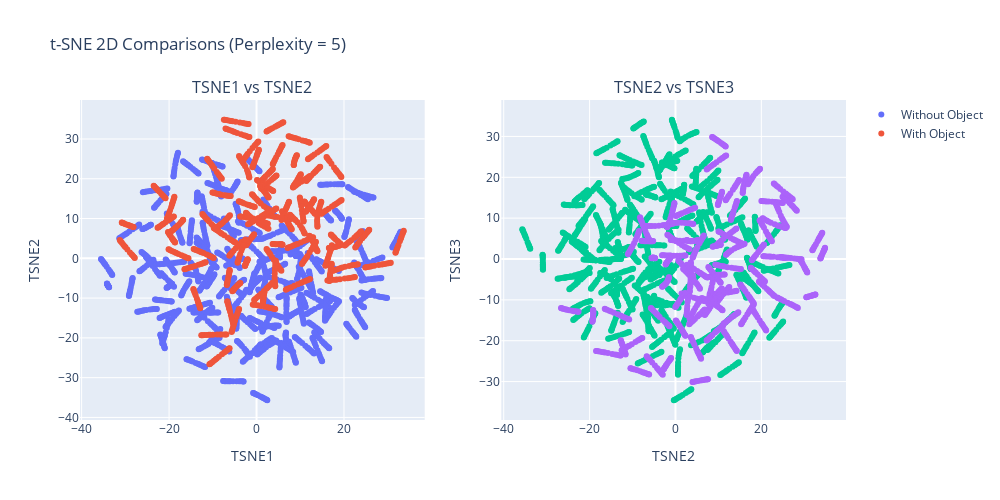
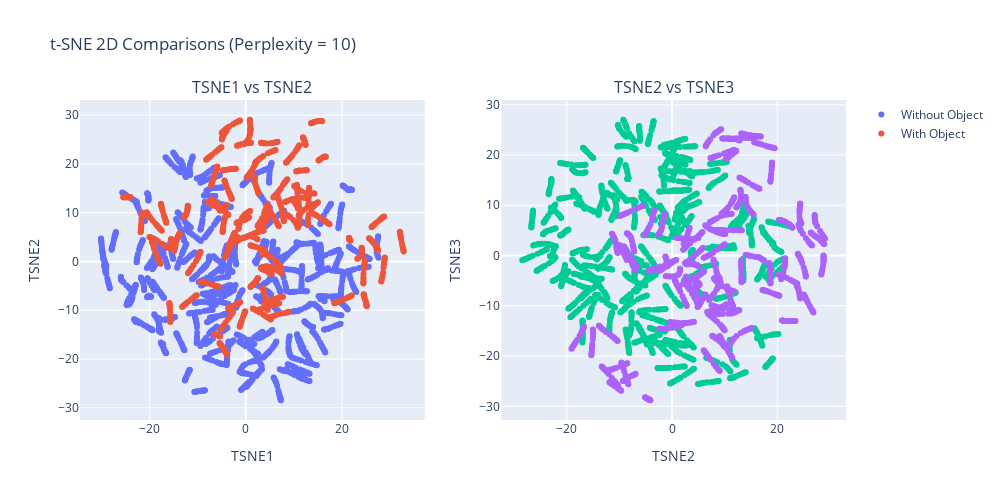
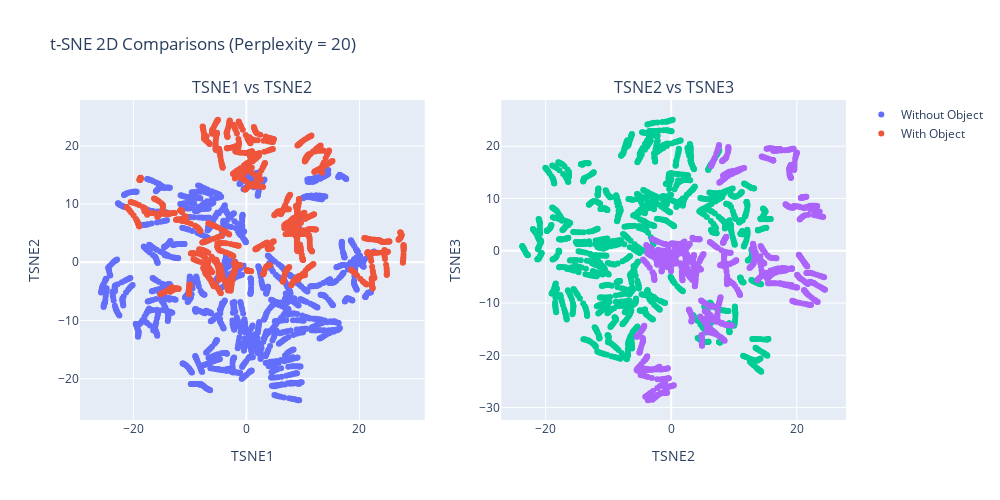
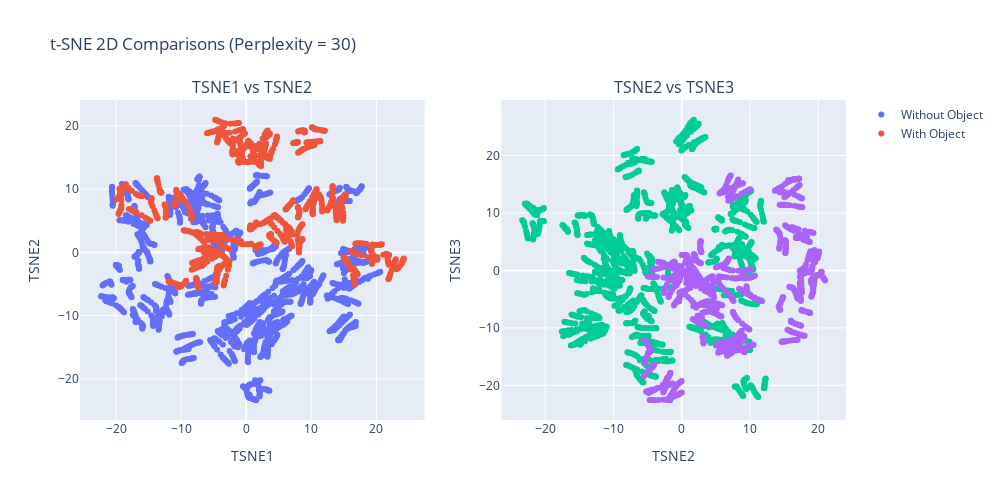

These figures' notebook cell, in order:
### Code cell
from sklearn.manifold import TSNE
from plotly.subplots import make_subplots
import plotly.graph_objects as go
import pandas as pd

# Define perplexity values to iterate over
perplexity_values = [5, 10, 20, 30, 40, 50]

for perplexity in perplexity_values:
    print(f"Running t-SNE with perplexity={perplexity}...")

    # Run t-SNE
    tsne = TSNE(n_components=3, perplexity=perplexity, random_state=42)
    tsne_components = tsne.fit_transform(data_var)

    # Create DataFrame from results
    tsne_df = pd.DataFrame(data=tsne_components, columns=['TSNE1', 'TSNE2', 'TSNE3'])
    finalDf_tsne = pd.concat([tsne_df, lab], axis=1)

    # Create subplot
    fig = make_subplots(rows=1, cols=2, subplot_titles=("TSNE1 vs TSNE2", "TSNE2 vs TSNE3"))

    # TSNE1 vs TSNE2
    for target in finalDf_tsne['Target'].unique():
        mask = finalDf_tsne['Target'] == target
        fig.add_trace(
            go.Scatter(
                x=finalDf_tsne.loc[mask, 'TSNE1'],
                y=finalDf_tsne.loc[mask, 'TSNE2'],
                mode='markers',
                name=str(target),
                showlegend=True
            ),
            row=1, col=1
        )

    # TSNE2 vs TSNE3
    for target in finalDf_tsne['Target'].unique():
        mask = finalDf_tsne['Target'] == target
        fig.add_trace(
            go.Scatter(
                x=finalDf_tsne.loc[mask, 'TSNE2'],
                y=finalDf_tsne.loc[mask, 'TSNE3'],
                mode='markers',
                name=str(target),
                showlegend=False
            ),
            row=1, col=2
        )

    # Layout and axes
    fig.update_layout(
        height=500,
        width=1000,
        title_text=f"t-SNE 2D Comparisons (Perplexity = {perplexity})"
    )

    fig.update_xaxes(title_text="TSNE1", row=1, col=1)
    fig.update_yaxes(title_text="TSNE2", row=1, col=1)

    fig.update_xaxes(title_text="TSNE2", row=1, col=2)
    fig.update_yaxes(title_text="TSNE3", row=1, col=2)

    fig.show()

### Figure 1 — Plotly figure (JSON) as saved in the notebook; plotly's stock layout.template omitted (floating-point values rounded to 4 significant figures; data arrays with more than 128 entries replaced by an {"elided": "..."} marker saying what was removed)
{"data": [{"mode": "markers", "name": "Without Object", "showlegend": true, "type": "scatter", "x": {"elided": "3290 float values"}, "xaxis": "x", "y": {"elided": "3290 float values"}, "yaxis": "y"}, {"mode": "markers", "name": "With Object", "showlegend": true, "type": "scatter", "x": {"elided": "2632 float values"}, "xaxis": "x", "y": {"elided": "2632 float values"}, "yaxis": "y"}, {"mode": "markers", "name": "Without Object", "showlegend": false, "type": "scatter", "x": {"elided": "3290 float values"}, "xaxis": "x2", "y": {"elided": "3290 float values"}, "yaxis": "y2"}, {"mode": "markers", "name": "With Object", "showlegend": false, "type": "scatter", "x": {"elided": "2632 float values"}, "xaxis": "x2", "y": {"elided": "2632 float values"}, "yaxis": "y2"}], "layout": {"annotations": [{"font": {"size": 16}, "showarrow": false, "text": "TSNE1 vs TSNE2", "x": 0.225, "xanchor": "center", "xref": "paper", "y": 1, "yanchor": "bottom", "yref": "paper"}, {"font": {"size": 16}, "showarrow": false, "text": "TSNE2 vs TSNE3", "x": 0.775, "xanchor": "center", "xref": "paper", "y": 1, "yanchor": "bottom", "yref": "paper"}], "height": 500, "title": {"text": "t-SNE 2D Comparisons (Perplexity = 5)"}, "width": 1000, "xaxis": {"anchor": "y", "domain": [0, 0.45], "title": {"text": "TSNE1"}}, "xaxis2": {"anchor": "y2", "domain": [0.55, 1], "title": {"text": "TSNE2"}}, "yaxis": {"anchor": "x", "domain": [0, 1], "title": {"text": "TSNE2"}}, "yaxis2": {"anchor": "x2", "domain": [0, 1], "title": {"text": "TSNE3"}}}}

### Figure 2 — Plotly figure (JSON) as saved in the notebook; plotly's stock layout.template omitted (floating-point values rounded to 4 significant figures; data arrays with more than 128 entries replaced by an {"elided": "..."} marker saying what was removed)
{"data": [{"mode": "markers", "name": "Without Object", "showlegend": true, "type": "scatter", "x": {"elided": "3290 float values"}, "xaxis": "x", "y": {"elided": "3290 float values"}, "yaxis": "y"}, {"mode": "markers", "name": "With Object", "showlegend": true, "type": "scatter", "x": {"elided": "2632 float values"}, "xaxis": "x", "y": {"elided": "2632 float values"}, "yaxis": "y"}, {"mode": "markers", "name": "Without Object", "showlegend": false, "type": "scatter", "x": {"elided": "3290 float values"}, "xaxis": "x2", "y": {"elided": "3290 float values"}, "yaxis": "y2"}, {"mode": "markers", "name": "With Object", "showlegend": false, "type": "scatter", "x": {"elided": "2632 float values"}, "xaxis": "x2", "y": {"elided": "2632 float values"}, "yaxis": "y2"}], "layout": {"annotations": [{"font": {"size": 16}, "showarrow": false, "text": "TSNE1 vs TSNE2", "x": 0.225, "xanchor": "center", "xref": "paper", "y": 1, "yanchor": "bottom", "yref": "paper"}, {"font": {"size": 16}, "showarrow": false, "text": "TSNE2 vs TSNE3", "x": 0.775, "xanchor": "center", "xref": "paper", "y": 1, "yanchor": "bottom", "yref": "paper"}], "height": 500, "title": {"text": "t-SNE 2D Comparisons (Perplexity = 10)"}, "width": 1000, "xaxis": {"anchor": "y", "domain": [0, 0.45], "title": {"text": "TSNE1"}}, "xaxis2": {"anchor": "y2", "domain": [0.55, 1], "title": {"text": "TSNE2"}}, "yaxis": {"anchor": "x", "domain": [0, 1], "title": {"text": "TSNE2"}}, "yaxis2": {"anchor": "x2", "domain": [0, 1], "title": {"text": "TSNE3"}}}}

### Figure 3 — Plotly figure (JSON) as saved in the notebook; plotly's stock layout.template omitted (floating-point values rounded to 4 significant figures; data arrays with more than 128 entries replaced by an {"elided": "..."} marker saying what was removed)
{"data": [{"mode": "markers", "name": "Without Object", "showlegend": true, "type": "scatter", "x": {"elided": "3290 float values"}, "xaxis": "x", "y": {"elided": "3290 float values"}, "yaxis": "y"}, {"mode": "markers", "name": "With Object", "showlegend": true, "type": "scatter", "x": {"elided": "2632 float values"}, "xaxis": "x", "y": {"elided": "2632 float values"}, "yaxis": "y"}, {"mode": "markers", "name": "Without Object", "showlegend": false, "type": "scatter", "x": {"elided": "3290 float values"}, "xaxis": "x2", "y": {"elided": "3290 float values"}, "yaxis": "y2"}, {"mode": "markers", "name": "With Object", "showlegend": false, "type": "scatter", "x": {"elided": "2632 float values"}, "xaxis": "x2", "y": {"elided": "2632 float values"}, "yaxis": "y2"}], "layout": {"annotations": [{"font": {"size": 16}, "showarrow": false, "text": "TSNE1 vs TSNE2", "x": 0.225, "xanchor": "center", "xref": "paper", "y": 1, "yanchor": "bottom", "yref": "paper"}, {"font": {"size": 16}, "showarrow": false, "text": "TSNE2 vs TSNE3", "x": 0.775, "xanchor": "center", "xref": "paper", "y": 1, "yanchor": "bottom", "yref": "paper"}], "height": 500, "title": {"text": "t-SNE 2D Comparisons (Perplexity = 20)"}, "width": 1000, "xaxis": {"anchor": "y", "domain": [0, 0.45], "title": {"text": "TSNE1"}}, "xaxis2": {"anchor": "y2", "domain": [0.55, 1], "title": {"text": "TSNE2"}}, "yaxis": {"anchor": "x", "domain": [0, 1], "title": {"text": "TSNE2"}}, "yaxis2": {"anchor": "x2", "domain": [0, 1], "title": {"text": "TSNE3"}}}}

### Figure 4 — Plotly figure (JSON) as saved in the notebook; plotly's stock layout.template omitted (floating-point values rounded to 4 significant figures; data arrays with more than 128 entries replaced by an {"elided": "..."} marker saying what was removed)
{"data": [{"mode": "markers", "name": "Without Object", "showlegend": true, "type": "scatter", "x": {"elided": "3290 float values"}, "xaxis": "x", "y": {"elided": "3290 float values"}, "yaxis": "y"}, {"mode": "markers", "name": "With Object", "showlegend": true, "type": "scatter", "x": {"elided": "2632 float values"}, "xaxis": "x", "y": {"elided": "2632 float values"}, "yaxis": "y"}, {"mode": "markers", "name": "Without Object", "showlegend": false, "type": "scatter", "x": {"elided": "3290 float values"}, "xaxis": "x2", "y": {"elided": "3290 float values"}, "yaxis": "y2"}, {"mode": "markers", "name": "With Object", "showlegend": false, "type": "scatter", "x": {"elided": "2632 float values"}, "xaxis": "x2", "y": {"elided": "2632 float values"}, "yaxis": "y2"}], "layout": {"annotations": [{"font": {"size": 16}, "showarrow": false, "text": "TSNE1 vs TSNE2", "x": 0.225, "xanchor": "center", "xref": "paper", "y": 1, "yanchor": "bottom", "yref": "paper"}, {"font": {"size": 16}, "showarrow": false, "text": "TSNE2 vs TSNE3", "x": 0.775, "xanchor": "center", "xref": "paper", "y": 1, "yanchor": "bottom", "yref": "paper"}], "height": 500, "title": {"text": "t-SNE 2D Comparisons (Perplexity = 30)"}, "width": 1000, "xaxis": {"anchor": "y", "domain": [0, 0.45], "title": {"text": "TSNE1"}}, "xaxis2": {"anchor": "y2", "domain": [0.55, 1], "title": {"text": "TSNE2"}}, "yaxis": {"anchor": "x", "domain": [0, 1], "title": {"text": "TSNE2"}}, "yaxis2": {"anchor": "x2", "domain": [0, 1], "title": {"text": "TSNE3"}}}}
